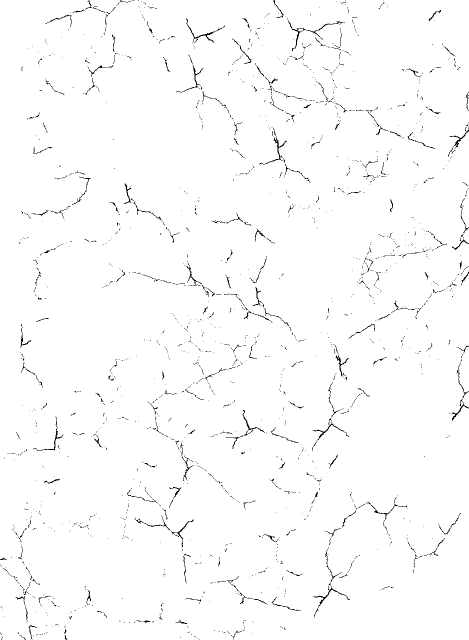
#> input picture img/crack_texture.png, 938 x 1280 px (shown at 1/2 size)
$ python gen_data.py --mask img/crack_texture.png --font img/crop_number_test.png
#> lines starting #> are read from the running program, lines starting #| are printed output that depends on the picture; after the words box and inside, x2 and y2 are one past the last pixel; in counts of white or black regions, pixels touching at a corner belong together
import cv2
import sys
import os
import numpy as np
import argparse

parser = argparse.ArgumentParser(description='Process some integers.')
parser.add_argument('--mask', type=str, required=True,
                    help='path of texture mask image')
parser.add_argument('--font', type=str, required=True,
                    help='path of digit font image')

args  = parser.parse_args()
texture_mask = args.mask
font_mask = args.font

size = 28
cnt = 20
out_dir = 'output'

def crop_texture(dst):
    '''
    crop large size texture image
    '''
    imgs = []
    for i in range(0, size*cnt, size): # 600
        for j in range(0, size*cnt, size):
            crop = dst[i:i+size, j:j+size]
            imgs.append(crop)
    return imgs

def image_operation(digits_imgs, mask):
    '''
    Add damaged mask and gray background
    return image array list
    '''
    # 배경 생성
    bg = np.random.randint(30, size=(size, size), dtype=np.uint8)
    bg = bg + 150 # color range 150 ~ 180

    # 블러 커널, 밝기 낮추는 커널
    kernel = np.ones((3,3), np.float32) / 9
    base = np.full((size, size), 170, dtype=np.uint8)

    output = []
    for i in range(len(digits_imgs)):
        # Add mask on digits image
        damaged = cv2.add(digits_imgs[i], mask)
        # 숫자 부분만 밝히기 위해 배경 배경은 0, 숫자 부분은 n값을 가지는 마스크 만듬
        bright_mask = cv2.subtract(damaged, base) # pixel range 0 ~ 85 (255 - 170)
        gray_bg = cv2.subtract(bg, bright_mask) # add background
        blur = cv2.filter2D(gray_bg, -1, kernel) # blur
        output.append(blur)
    return output

def make_dirs(output_path):
    '''
    make output dir
    '''
    if not os.path.exists(output_path):
        os.mkdir(output_path)
        for i in range(10):
            sub_path = os.path.join(output_path, str(i))
            os.mkdir(sub_path)
    else:
        for i in range(10):
            sub_path = os.path.join(output_path, str(i))
            if not os.path.exists(sub_path):
                os.mkdir(sub_path)


# 텍스처 이미지 로드
texture = cv2.imread(texture_mask, 0)
#> texture: shape (1280, 938); 98.5% white; black in thin lines or dots
_, t_dst = cv2.threshold(texture, 127, 255, cv2.THRESH_BINARY)
t_dst = 255 - t_dst
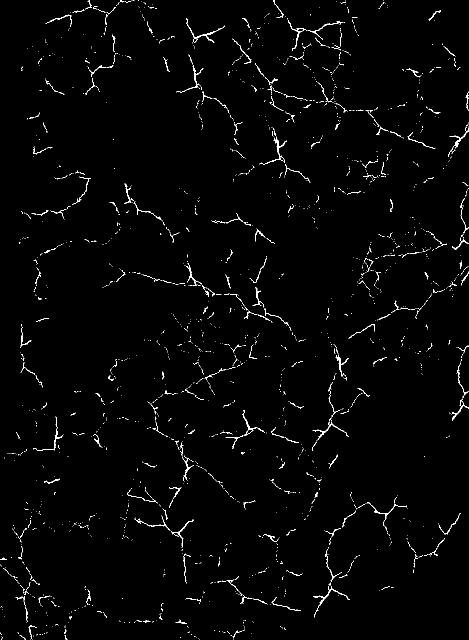
#> t_dst: shape (1280, 938) (shown at 1/2 size); 1.5% white in thin lines or dots

# crop
w, h = texture.shape
#> w = 1280; h = 938
if w > size*cnt and h > size*cnt:
    t_dst = t_dst[0:size*cnt , 0:size*cnt] # size (600, 600)
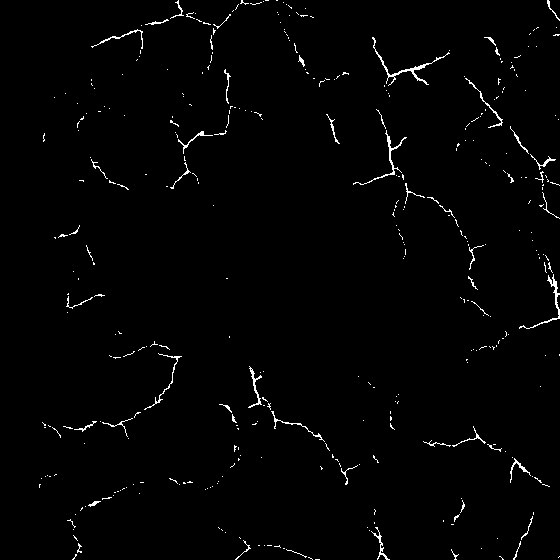
#> t_dst: shape (560, 560); 1.4% white in thin lines or dots
else:
    sys.exit()

# crop image (30, 30)
t_mask = crop_texture(t_dst)
#> after the loop in crop_texture, `for i in range(0, size*cnt, size):`: imgs = 400 items
#> t_mask = 400 items
print(f'Num of texture mask {len(t_mask)}')
#| Num of texture mask 400

# 폰트 좌표 추출
src = cv2.imread(font_mask, 0)
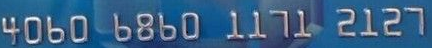
#> input picture img/crop_number_test.png, 432 x 48 px
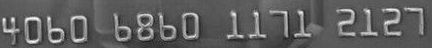
#> src: shape (48, 432); min 0, max 250, mean 94
_, dst = cv2.threshold(src, 127, 255, cv2.THRESH_BINARY)
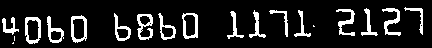
#> dst: shape (48, 432); 12.3% white; 19 white regions (3 under 20 px), largest, box (x1, y1, x2, y2) and area: (137, 14, 153, 40) 208, (382, 8, 401, 36) 206, (25, 17, 41, 44) 202
dst = 255 - dst  # inverse

contours, _ = cv2.findContours(dst, cv2.RETR_EXTERNAL, cv2.CHAIN_APPROX_SIMPLE)
#> contours = [[[0, 0], [0, 47], [431, 47], [431, 0]]]

digits_coordinate = []
for c in contours:
    x, y, w, h = cv2.boundingRect(c)
    digits_coordinate.append((x, y, w, h))
#> this loop made 1 pass
#> (c, x, y, w, h) on pass 1: ([[0, 0], [0, 47], [431, 47], [431, 0]], 0, 0, 432, 48)
#> after the loop, digits_coordinate = [(0, 0, 432, 48)]

digits_coordinate.sort(key=lambda x:x[0]) # x좌표 기준으로 정렬

# 폰트 마스크 추출
digits_imgs = []
for i in range(len(digits_coordinate)):
    x, y, w, h = digits_coordinate[i]
    # crop
    mask = dst[y:y+h, x:x+w]

    # resized = cv2.resize(mask, (size - 4, size - 4)) # 24, 24
    # border = cv2.copyMakeBorder(resized, 2, 2, 2, 2, cv2.BORDER_CONSTANT, None, 0)
    # digits_imgs.append(border)

    # add padding
    h_pad = (size - h) >> 1
    w_pad = (size - w) >> 1

    # add black border
#> (the run stopped early here; a loop or call above may not have finished)
